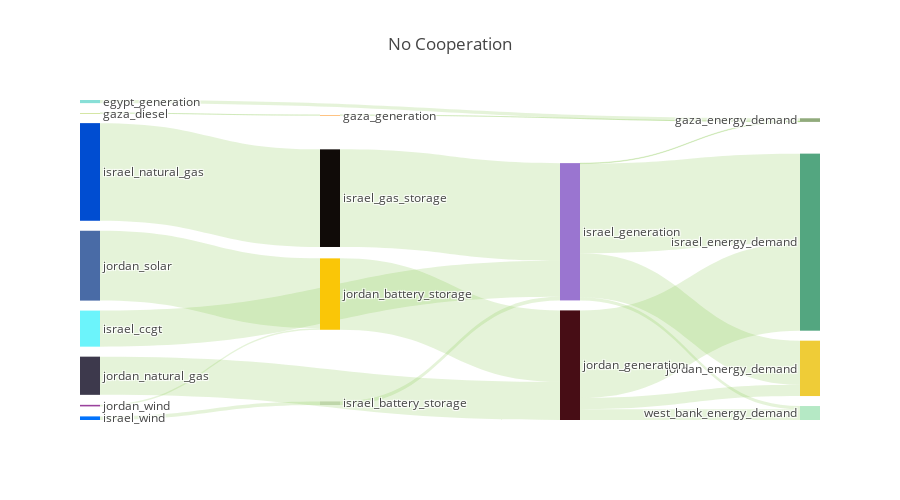

Notebook code cell kept with this figure:
### Markdown cell above
## Visualise flows
This figure visualises flows between each territory

### Code cell
results['UTO'].plot_flows_sankey(height=500,title='No Cooperation')

### Figure 1 — Plotly figure (JSON) as saved in the notebook; plotly's stock layout.template omitted (floating-point values rounded to 4 significant figures)
{"data": [{"domain": {"x": [0, 1], "y": [0, 1]}, "link": {"color": ["rgba(127, 194, 65, 0.2)", "rgba(127, 194, 65, 0.2)", "rgba(127, 194, 65, 0.2)", "rgba(127, 194, 65, 0.2)", "rgba(127, 194, 65, 0.2)", "rgba(127, 194, 65, 0.2)", "rgba(127, 194, 65, 0.2)", "rgba(127, 194, 65, 0.2)", "rgba(127, 194, 65, 0.2)", "rgba(127, 194, 65, 0.2)", "rgba(127, 194, 65, 0.2)", "rgba(127, 194, 65, 0.2)", "rgba(127, 194, 65, 0.2)", "rgba(127, 194, 65, 0.2)", "rgba(127, 194, 65, 0.2)", "rgba(127, 194, 65, 0.2)", "rgba(127, 194, 65, 0.2)", "rgba(127, 194, 65, 0.2)", "rgba(127, 194, 65, 0.2)", "rgba(127, 194, 65, 0.2)", "rgba(127, 194, 65, 0.2)", "rgba(127, 194, 65, 0.2)", "rgba(127, 194, 65, 0.2)", "rgba(127, 194, 65, 0.2)", "rgba(127, 194, 65, 0.2)", "rgba(127, 194, 65, 0.2)", "rgba(127, 194, 65, 0.2)", "rgba(127, 194, 65, 0.2)", "rgba(127, 194, 65, 0.2)", "rgba(127, 194, 65, 0.2)", "rgba(127, 194, 65, 0.2)", "rgba(127, 194, 65, 0.2)", "rgba(127, 194, 65, 0.2)", "rgba(127, 194, 65, 0.2)", "rgba(127, 194, 65, 0.2)", "rgba(127, 194, 65, 0.2)", "rgba(127, 194, 65, 0.2)", "rgba(127, 194, 65, 0.2)", "rgba(127, 194, 65, 0.2)"], "source": [0, 34, 2, 33, 4, 5, 40, 7, 8, 9, 39, 35, 35, 35, 35, 12, 13, 14, 42, 16, 17, 18, 41, 41, 41, 20, 21, 22, 23, 44, 25, 26, 27, 43, 43, 43, 29, 30, 31], "target": [32, 33, 33, 32, 33, 34, 35, 35, 35, 35, 35, 32, 36, 37, 38, 39, 40, 40, 41, 41, 41, 41, 36, 37, 38, 41, 41, 42, 42, 43, 43, 43, 43, 36, 37, 38, 43, 44, 44], "value": [1457000.0, 0, 71.33, 71.33, 0, 0, 1676000.0, 16800000.0, 0, 0, 45490000.0, 234000.0, 41700000.0, 20560000.0, 1471000.0, 45490000.0, 0, 1676000.0, 33270000.0, 0, 0, 0, 40790000.0, 5237000.0, 5032000.0, 17790000.0, 0, 32540000.0, 728800.0, 0, 0, 0, 0, 0, 0, 0, 0, 0, 0]}, "node": {"color": ["88dfd7", "6e529f", "aacc48", "d1aa25", "19cace", "19ccfd", "21b4b4", "6cf4fb", "8336d3", "05981e", "60d4b2", "b5bc10", "004dd1", "02edda", "0273fc", "5ee00d", "2e6268", "af0685", "6a768e", "f40975", "3d394c", "8cf8f2", "496ba6", "9a429d", "e2de80", "52b5cf", "612e53", "36a7ae", "11327e", "2fa913", "535887", "618d6a", "91ab7c", "fc8707", "0beb73", "9a75d0", "53a680", "efcc37", "b5e9c5", "100b08", "bfd6aa", "470d15", "fac607", "0243a5", "97a090"], "label": ["egypt_generation", "gaza_battery_storage", "gaza_diesel", "gaza_generation", "gaza_natural_gas", "gaza_solar", "israel_battery_storage", "israel_ccgt", "israel_coal", "israel_diesel", "israel_gas_storage", "israel_generation", "israel_natural_gas", "israel_solar", "israel_wind", "jordan_battery_storage", "jordan_ccgt", "jordan_coal", "jordan_diesel", "jordan_generation", "jordan_natural_gas", "jordan_shale", "jordan_solar", "jordan_wind", "west_bank_battery_storage", "west_bank_ccgt", "west_bank_coal", "west_bank_diesel", "west_bank_generation", "west_bank_natural_gas", "west_bank_solar", "west_bank_wind", "gaza_energy_demand", "gaza_generation", "gaza_battery_storage", "israel_generation", "israel_energy_demand", "jordan_energy_demand", "west_bank_energy_demand", "israel_gas_storage", "israel_battery_storage", "jordan_generation", "jordan_battery_storage", "west_bank_generation", "west_bank_battery_storage"], "line": {"color": "black", "width": 0}, "pad": 10}, "orientation": "h", "type": "sankey", "valueformat": ".0f"}], "layout": {"font": {"size": 12}, "height": 500, "title": "No Cooperation"}}
